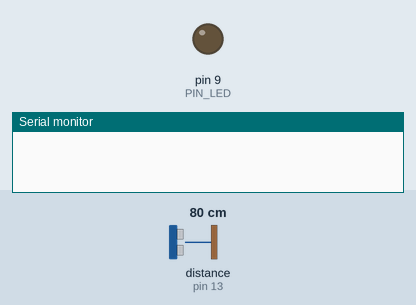
Bench run of a sketch on a simulated Arduino Uno, built with avr-gcc and run on an emulated ATmega328P. On the bench: output pins drawn as LEDs (lit = HIGH), the last lines printed to the serial monitor. Wiring (inferred from the names in the program): ultrasonic range finder: trigger pin 12; echo pin 13. The test bench sets the inputs (shaded band); at power-on: distance to the obstacle (sensor on pin 13) 80 cm. The echo pulse lasts 58.3 µs per cm; pins used as bus, display or sensor lines are not drawn.

Above: at 0.05 s.
At 1.2 s:
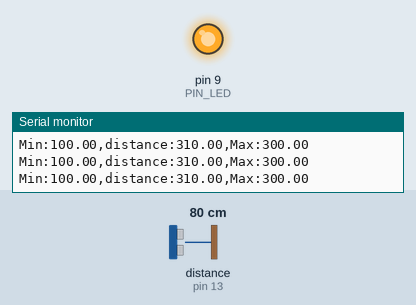
1.3 s: distance to the obstacle (sensor on pin 13) set to 18 cm
At 1.7 s:
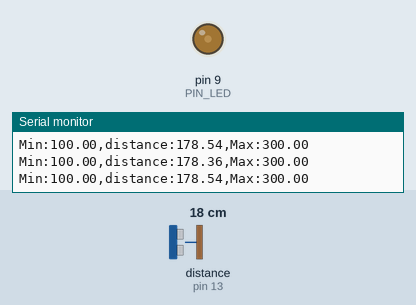
4.3 s: distance to the obstacle (sensor on pin 13) set to 2 cm
Timing chart, 0 to 7.3 s (numbered marks = the images above; inputs shaded):
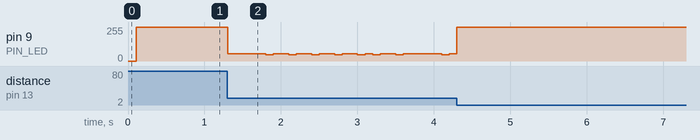

Measured:
- after the input at 1.3 s, pin 9 (PIN_LED): 255/255 → 55/255 at once, → 54/255 0.10 s later, → 55/255 0.10 s later, → 54/255 0.10 s later, … (22 changes in this stretch)

The sketch:

08_example_2.ino
```cpp
// Arduino pin assignment
#define PIN_LED  9
#define PIN_TRIG 12   // sonar sensor TRIGGER
#define PIN_ECHO 13   // sonar sensor ECHO

// configurable parameters
#define SND_VEL 346.0     // sound velocity at 24 celsius degree (unit: m/sec)
#define INTERVAL 100      // sampling interval (unit: msec)
#define PULSE_DURATION 10 // ultra-sound Pulse Duration (unit: usec)
#define _DIST_MIN 100.0   // minimum distance to be measured (unit: mm)
#define _DIST_MAX 300.0   // maximum distance to be measured (unit: mm)

#define TIMEOUT ((INTERVAL / 2) * 1000.0) // maximum echo waiting time (unit: usec)
#define SCALE (0.001 * 0.5 * SND_VEL) // coefficent to convert duration to distance

unsigned long last_sampling_time;   // unit: msec

void setup() {
  // initialize GPIO pins
  pinMode(PIN_LED, OUTPUT);
  pinMode(PIN_TRIG, OUTPUT);  // sonar TRIGGER
  pinMode(PIN_ECHO, INPUT);   // sonar ECHO
  digitalWrite(PIN_TRIG, LOW);  // turn-off Sonar

  // initialize serial port
  Serial.begin(57600);
}

void loop() {
  float distance;
  float brightness;
  int pwm_value;

  // wait until next sampling time. // polling
  // millis() returns the number of milliseconds since the program started.
  //    will overflow after 50 days.
  if (millis() < (last_sampling_time + INTERVAL))
    return;

  distance = USS_measure(PIN_TRIG, PIN_ECHO); // read distance

  if (distance == 0.0 || distance >= _DIST_MAX) {
    distance = _DIST_MAX + 10.0;
    brightness = 0.0;
  }

  else if (distance <= _DIST_MIN) {
    distance = _DIST_MIN - 10.0;
    brightness = 0.0;
  }

  else if (distance < 200.0) {
    brightness = (distance - _DIST_MIN) / (200.0 - _DIST_MIN) * 100.0;
  }

  else {
    brightness = (_DIST_MAX - distance) / (_DIST_MAX - 200.0) * 100.0;
  }

  pwm_value = (int)(255.0 - brightness * 255.0 / 100.0);

  analogWrite(PIN_LED, pwm_value);

  // output the distance to the serial port
  Serial.print("Min:");        Serial.print(_DIST_MIN);
  Serial.print(",distance:");  Serial.print(distance);
  Serial.print(",Max:");       Serial.print(_DIST_MAX);
  Serial.println("");


  // update last sampling time
  last_sampling_time += INTERVAL;
}

// get a distance reading from USS. return value is in millimeter.
float USS_measure(int TRIG, int ECHO)
{
  digitalWrite(TRIG, HIGH);
  delayMicroseconds(PULSE_DURATION);
  digitalWrite(TRIG, LOW);

  return pulseIn(ECHO, HIGH, TIMEOUT) * SCALE; // unit: mm

  // Pulse duration to distance conversion example (target distance = 17.3m)
  // - pulseIn(ECHO, HIGH, timeout) returns microseconds (음파의 왕복 시간)
  // - 편도 거리 = (pulseIn() / 1,000,000) * SND_VEL / 2 (미터 단위)
  //   mm 단위로 하려면 * 1,000이 필요 ==>  SCALE = 0.001 * 0.5 * SND_VEL
  //
  // - 예, pusseIn()이 100,000 이면 (= 0.1초, 왕복 거리 34.6m)
  //        = 100,000 micro*sec * 0.001 milli/micro * 0.5 * 346 meter/sec
  //        = 100,000 * 0.001 * 0.5 * 346
  //        = 17,300 mm  ==> 17.3m
}
```
